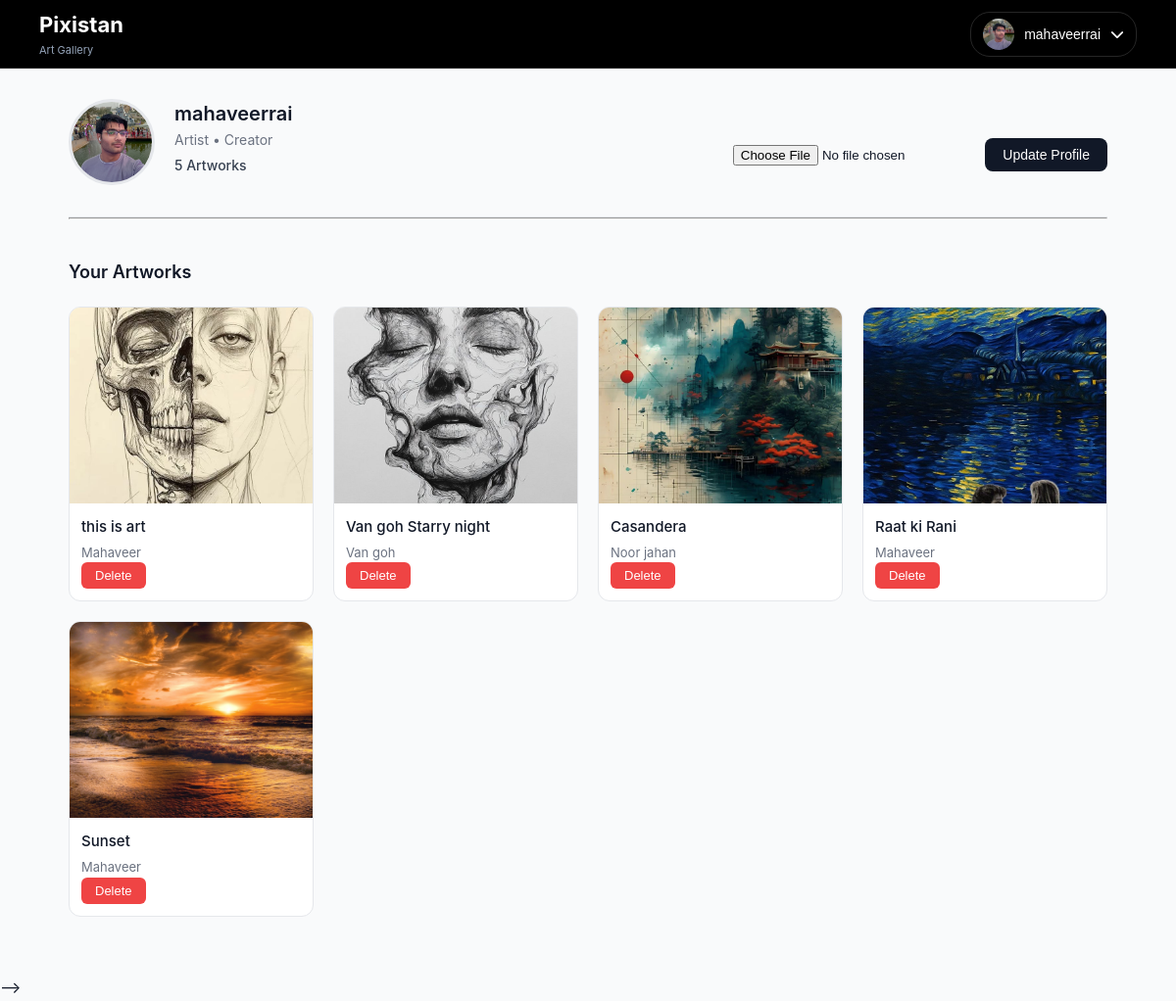
Screenshot of /profile (signed in) with the database file from the repository.
### tables this page shows
CREATE TABLE users (
    id INTEGER PRIMARY KEY AUTOINCREMENT,
    username TEXT NOT NULL UNIQUE,
    password TEXT NOT NULL
, profile_pic TEXT, email TEXT, reset_token TEXT, reset_token_expiry INTEGER);

CREATE TABLE artworks (
    id INTEGER PRIMARY KEY AUTOINCREMENT,
    title TEXT NOT NULL,
    artist TEXT NOT NULL,
    description TEXT,
    image TEXT NOT NULL,
    user_id INTEGER,
    FOREIGN KEY(user_id) REFERENCES users(id)
);

### app.py (the view, shortened to what this page needs)
@app.route("/profile", methods=['GET', 'POST'])
def profile():
    conn = get_db_connection()
    user = conn.execute(
        "SELECT * FROM users WHERE id = ?",
        (session["user_id"],)
    ).fetchone()
    artworks = conn.execute(
    "SELECT * FROM artworks WHERE user_id = ?",
    (session["user_id"],)
    ).fetchall()
    conn.close()
    return render_template("profile.html", user=user, artworks=artworks)

### app.py (called while the page is built)
def get_db_connection():
    conn = sqlite3.connect("gallery.db", timeout=5)
    conn.row_factory = sqlite3.Row
    return conn

@app.context_processor
def inject_user():
    if "user_id" in session:
        conn = get_db_connection()
        user = conn.execute(
            "SELECT * FROM users WHERE id = ?",
            (session["user_id"],)
        ).fetchone()
        return dict(user=user)
    return dict(user=None)

### templates/profile.html (shortened to what this page needs)
{% extends "layout.html" %} {% block content %}
<section class="profile-container">
  <div class="profile-header">
    <div class="profile-left">
      <div class="profile-pic">
        {% if user['profile_pic'] %}
        <img
          src="{{ url_for('static', filename='uploads/' ~ user['profile_pic']) }}"
        />
        {% else %}
        <img src="{{ url_for('static', filename='uploads/acc.png') }}" />
        {% endif %}
      </div>
      <div class="profile-info">
        <h2>{{ user['username'] }}</h2>
        <p class="subtitle">Artist • Creator</p>
        <p class="stats">{{ artworks|length }} Artworks</p>
      </div>
    </div>
    <form method="POST" enctype="multipart/form-data" class="profile-form">
      <input type="file" name="profile_pic" required />
      <button class="update-btn" type="submit">Update Profile</button>
    </form>
  </div>
  <hr />
  <div class="profile-gallery">
    <h3>Your Artworks</h3>
    {% if artworks %}
    <div class="grid">
      {% for art in artworks %}
      <div class="card">
        <a href="{{ url_for('artwork', art_id=art['id']) }}">
          <img
            src="{{ url_for('static', filename='uploads/' ~ art['image']) }}"
          />
        </a>
        <div class="card-info">
          <h4>{{ art['title'] }}</h4>
          <p>{{ art['artist'] }}</p>
          <form
            action="/delete/{{ art['id'] }}"
            method="POST"
            onsubmit="return confirm('Delete this artwork?');"
          >
            <button class="delete-btn">Delete</button>
          </form>
        </div>
      </div>
      {% endfor %}
    </div>
    {% else %}
    <a href="/upload"><button class="btn-primary">Upload Art</button></a>
    {% endif %}
  </div>
</section>
{% endblock %}

### templates/layout.html (shortened to what this page needs)
<!doctype html>
<html lang="en">
  <head>
    <link
      rel="stylesheet"
      href="https://cdnjs.cloudflare.com/ajax/libs/font-awesome/6.5.1/css/all.min.css"
    />
    <link
      href="{{ url_for('static', filename='css/style.css') }}"
      rel="stylesheet"
    />
  </head>
  <body>
    <nav class="navbar">
      <div class="nav-left">
        <a href="/"><div class="logo">Pixistan <span>Art Gallery</span></div></a>
      </div>
      <div class="nav-right">
        {% if session.get("user_id") %}
        <div class="user-menu-wrapper">
          <button class="user-btn" id="userBtn">
            {% if user and user['profile_pic'] %}
            <img
              src="{{ url_for('static', filename='uploads/' ~ user['profile_pic']) }}"
             class="avatar" />
            {% else %}
            <img src="/static/uploads/pf.png" class="avatar" />
            {% endif %}
            <span>{{ session.get("username") }}</span>
            <i class="fa-solid fa-chevron-down"></i>
          </button>
        </div>
        {% else %}
        <a href="/login" class="btn-outline">Login</a>
        <a href="/register" class="btn-primary">Join</a>
        {% endif %}
      </div>
    </nav>
    <main>{% block content %}{% endblock %}</main>
  </body>
</html>

### static/css/style.css (style rules this page uses)
*, *::before, *::after { box-sizing: border-box; margin: 0; padding: 0; }
body { font-family: -apple-system, BlinkMacSystemFont, "Segoe UI", Roboto, Arial, sans-serif; color: #111827; background: #f9fafb; line-height: 1.6; }
.navbar { position: fixed; top: 0; left: 0; width: 100%; height: 70px; display: flex; justify-content: space-between; align-items: center; padding: 0 40px; z-index: 1000; background: black; border-bottom: 1px solid rgba(255, 255, 255, 0.1); }
a { text-decoration: none; }
.logo { font-size: 22px; font-weight: 700; color: #ffffff; text-decoration: none; }
.logo span { display: block; font-size: 11px; font-weight: 400; color: #94a3b8; }
.nav-right { display: flex; align-items: center; gap: 15px; }
.user-btn { display: flex; align-items: center; gap: 10px; background: transparent; border: 1px solid rgba(255, 255, 255, 0.15); padding: 6px 12px; border-radius: 20px; font-size: 14px; color: #ffffff; cursor: pointer; transition: background 0.2s ease; }
.avatar { width: 32px; height: 32px; border-radius: 50%; object-fit: cover; flex-shrink: 0; }
.user-menu-wrapper { position: relative; }
.subtitle { color: #6b7280; font-size: 14px; margin-bottom: 24px; }
.profile-container { max-width: 1100px; margin: 100px auto 60px; padding: 0 20px; }
.profile-header { display: flex; justify-content: space-between; align-items: center; flex-wrap: wrap; gap: 20px; padding-bottom: 24px; border-bottom: 1px solid #e5e7eb; }
.profile-left { display: flex; align-items: center; gap: 20px; }
.profile-pic img { width: 88px; height: 88px; border-radius: 50%; object-fit: cover; border: 3px solid #e5e7eb; }
.profile-info { margin-bottom: 1rem; }
.profile-info h2 { font-size: 20px; font-weight: 600; }
.profile-info .subtitle { color: #6b7280; font-size: 14px; margin-bottom: 0; }
.stats { font-size: 14px; font-weight: 500; margin-top: 4px; color: #374151; }
.update-btn { padding: 10px 20px; width: auto; border: none; background: #111827; color: #ffffff; font-size: 14px; font-weight: 500; border-radius: 8px; cursor: pointer; transition: background 0.2s ease; }
.profile-form { margin-top: 24px; }
.profile-form input { margin-bottom: 10px; }
.profile-form button { padding: 9px 18px; border: none; background: #111827; color: #ffffff; font-size: 14px; font-weight: 500; border-radius: 8px; cursor: pointer; transition: background 0.2s ease; }
.profile-gallery { margin-top: 40px; }
.profile-gallery h3 { font-size: 18px; font-weight: 600; margin-bottom: 20px; }
.grid { display: grid; grid-template-columns: repeat(auto-fill, minmax(220px, 1fr)); gap: 20px; }
.card { background: #ffffff; border-radius: 12px; overflow: hidden; border: 1px solid #e5e7eb; transition: transform 0.2s ease, box-shadow 0.2s ease; }
.card img { width: 100%; height: 200px; object-fit: cover; display: block; }
.card-info { padding: 12px; }
.card-info h4 { font-size: 15px; font-weight: 500; }
.card-info p { color: #6b7280; font-size: 13px; margin-top: 4px; }
.delete-btn { background: #ef4444; color: #ffffff; border: none; padding: 6px 14px; border-radius: 6px; font-size: 13px; font-weight: 500; cursor: pointer; transition: background 0.2s ease; }

### rows the page displays
users: profile_pic (picture), get "mahaveerrai", username "mahaveerrai"
artworks: image (picture), title "this is art", artist "Mahaveer"
artworks: image (picture), title "Van goh Starry night", artist "Van goh"
artworks: image (picture), title "Casandera", artist "Noor jahan"
artworks: image (picture), title "Raat ki Rani", artist "Mahaveer"
artworks: image (picture), title "Sunset", artist "Mahaveer"

### other values shown
{{ artworks|length }} "5"
